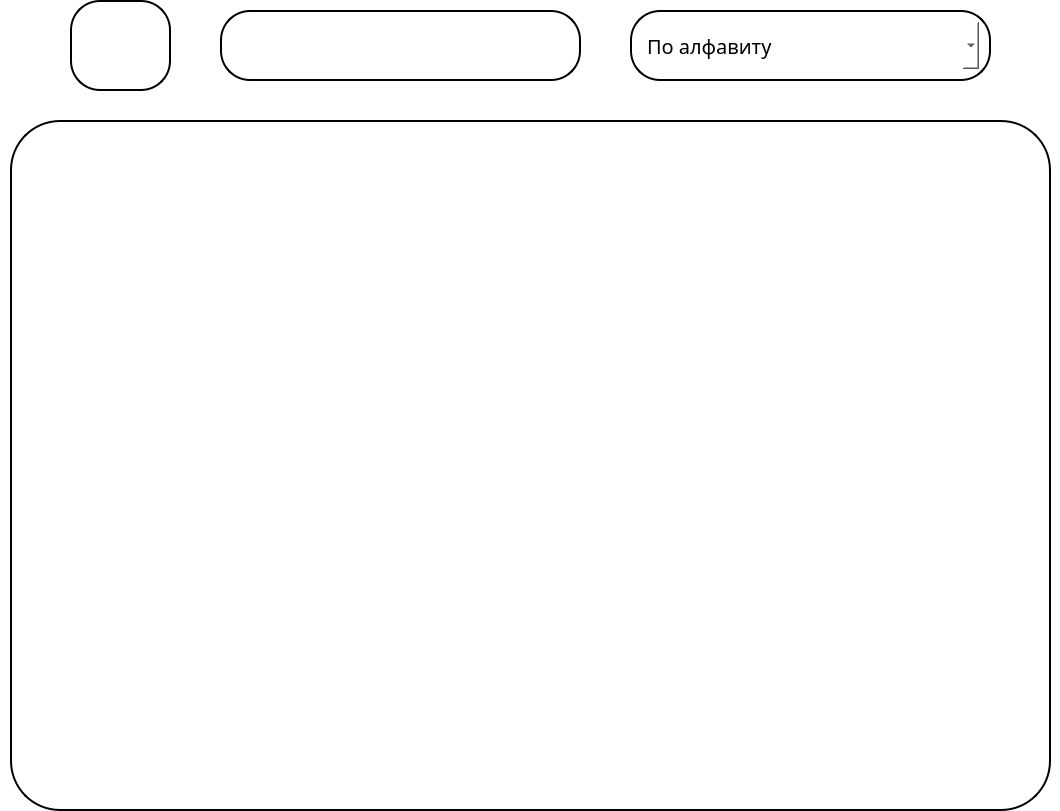
<?xml version="1.0" encoding="UTF-8"?>
<ui version="4.0">
 <class>Form</class>
 <widget class="QWidget" name="Form">
  <property name="geometry">
   <rect>
    <x>0</x>
    <y>0</y>
    <width>1060</width>
    <height>811</height>
   </rect>
  </property>
  <property name="font">
   <font>
    <family>Noto Sans Light</family>
    <pointsize>12</pointsize>
   </font>
  </property>
  <property name="windowTitle">
   <string>Form</string>
  </property>
  <property name="autoFillBackground">
   <bool>false</bool>
  </property>
  <property name="styleSheet">
   <string notr="true">QWidget {
	background: transparent;
}
QPushButton{
	background: white;
	font-size: 20px;
	padding: 10px;
	font-family: Montserrat;
	border-radius: 30px;
	border: 2px solid black;
}
QPushButton:hover{
	background: #C4C4C4;
	box-shadow: 100px 100px #C4C4C4
}
QLabel{
	font-size: 20px;
	background-color: white;	
	padding: 0px;
	border-radius: 30px;
	border: 2px solid black;
}
QListWidget {
	font-size: 20px;
	background-color: white;
	border-radius: 50px;
	padding: 30px;
	border: 2px solid black;
}
QLineEdit{
	font-size: 20px;
	background-color: white;	
	padding: 0px 15px;
	border-radius: 30px;
	border: 2px solid black;
}
QComboBox{
	font-size: 20px;
	background-color: white;
	border-radius: 30px;
	border: 2px solid black;
	margin: 10px;
	padding: 0px 15px;
}</string>
  </property>
  <widget class="QListWidget" name="lw">
   <property name="geometry">
    <rect>
     <x>10</x>
     <y>120</y>
     <width>1041</width>
     <height>691</height>
    </rect>
   </property>
   <property name="font">
    <font>
     <pointsize>-1</pointsize>
    </font>
   </property>
  </widget>
  <widget class="QPushButton" name="add1">
   <property name="geometry">
    <rect>
     <x>70</x>
     <y>0</y>
     <width>101</width>
     <height>91</height>
    </rect>
   </property>
   <property name="toolTip">
    <string>Добавить слово</string>
   </property>
   <property name="text">
    <string/>
   </property>
   <property name="icon">
    <iconset>
     <normaloff>images/add.png</normaloff>images/add.png</iconset>
   </property>
   <property name="iconSize">
    <size>
     <width>60</width>
     <height>60</height>
    </size>
   </property>
  </widget>
  <widget class="QLineEdit" name="search1">
   <property name="geometry">
    <rect>
     <x>220</x>
     <y>10</y>
     <width>361</width>
     <height>71</height>
    </rect>
   </property>
   <property name="toolTip">
    <string>Поиск по слову</string>
   </property>
  </widget>
  <widget class="QComboBox" name="sort1">
   <property name="geometry">
    <rect>
     <x>620</x>
     <y>0</y>
     <width>381</width>
     <height>91</height>
    </rect>
   </property>
   <property name="toolTip">
    <string>Сортировка слов</string>
   </property>
   <item>
    <property name="text">
     <string>По алфавиту</string>
    </property>
   </item>
   <item>
    <property name="text">
     <string>По добавлению</string>
    </property>
   </item>
   <item>
    <property name="text">
     <string>По количеству ошибок</string>
    </property>
   </item>
   <item>
    <property name="text">
     <string>Тренировать</string>
    </property>
   </item>
  </widget>
 </widget>
 <resources/>
 <connections/>
</ui>
